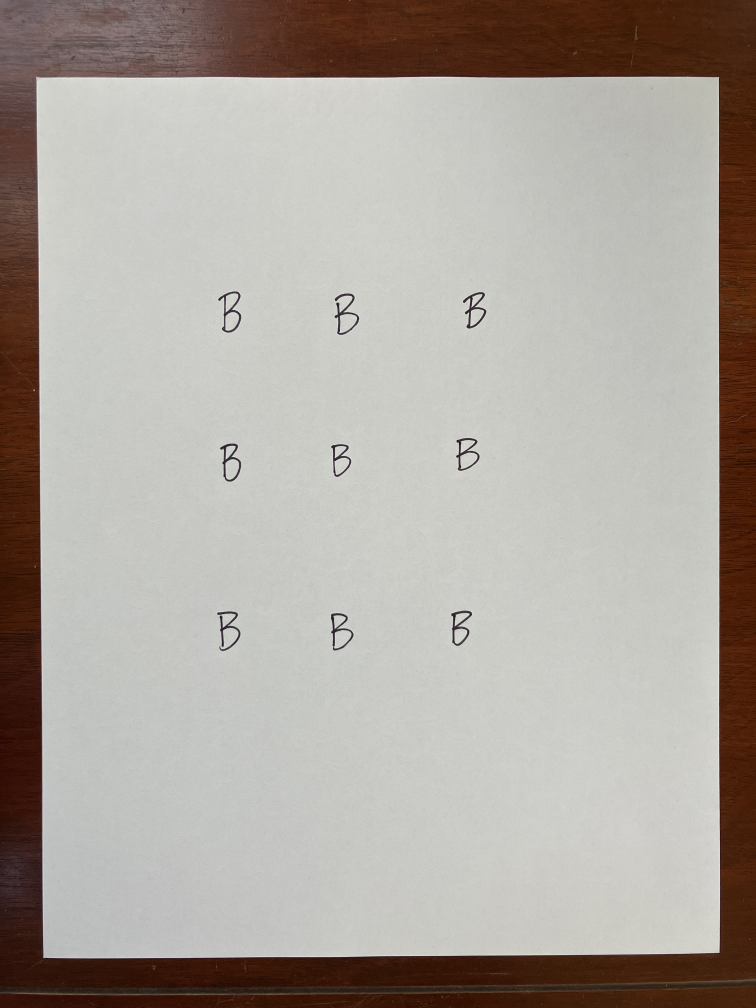
#> input picture data/raw_images/set1/IMG_5535.JPG, 3024 x 4032 px (shown at 1/4 size)
$ python letters_processor_adaptiveC_debug.py ../data/raw_images/set1/IMG_5535.JPG
#> lines starting #> are read from the running program, lines starting #| are printed output that depends on the picture; after the words box and inside, x2 and y2 are one past the last pixel; in counts of white or black regions, pixels touching at a corner belong together
#!/usr/bin/env python3
# -*- coding: utf-8 -*-

"""
Letter Image Processor

This script processes images of handwritten letters to:
1. Detect and isolate the paper from background
2. Find and draw bounding boxes around individual letters
3. Allow manual adjustment of bounding boxes
4. Export letter images in MNIST-like format (28x28, white on black)

Usage:
    python letters_processor.py [image_path]
"""

import cv2
import numpy as np
import os
import csv
import argparse
from datetime import datetime
import sys
import shutil

class LetterProcessor:
    """
    Main class for processing letter images and managing the interactive UI
    """

    def __init__(self, image_path, output_dir='data/processed_letters'):
        """
        Initialize the letter processor

        Args:
            image_path (str): Path to the input image
            output_dir (str): Directory to save processed images
        """
        self.image_path = image_path
        self.output_dir = output_dir
        self.original_image = None
        self.processed_image = None
        self.display_image = None
        self.paper_contour = None
        self.paper_mask = None
        self.bounding_boxes = []
        self.current_box = None
        self.dragging = False
        self.resizing = False
        self.selected_box_idx = -1
        self.resize_handle = None
        self.rotation_angle = 0
        self.letter_label = None
        self.window_name = "Letter Processor"
        self.scale_factor = 1.0  # For scaling between display and original image

        # Constants
        self.MNIST_SIZE = 28  # MNIST images are 28x28 pixels

    def load_image(self):
        """Load and perform initial processing of the image"""
        # Load image
        self.original_image = cv2.imread(self.image_path)
        if self.original_image is None:
            raise FileNotFoundError(f"Could not load image: {self.image_path}")

        # Create a copy for processing
        self.processed_image = self.original_image.copy()
        self.display_image = self.original_image.copy()

        # Resize if the image is too large for display
        max_display_dim = 1200
        h, w = self.original_image.shape[:2]
        if max(h, w) > max_display_dim:
            self.scale_factor = max_display_dim / max(h, w)
            new_w = int(w * self.scale_factor)
            new_h = int(h * self.scale_factor)
            self.display_image = cv2.resize(self.display_image, (new_w, new_h))

        print(f"Loaded image: {self.image_path} with dimensions {self.original_image.shape}")

    # [30 lines left out: functions crop_inside_contour, enhance_contrast, not called in this run]

    def get_paper_corners(self, contour):
        """
        Approximate the contour to 4 corners (for perspective transform).
        Returns a 4x2 numpy array of corner points (order: tl, tr, br, bl)
        """
        peri = cv2.arcLength(contour, True)
        approx = cv2.approxPolyDP(contour, 0.02 * peri, True)
        if len(approx) == 4:
            pts = approx.reshape(4, 2)
        else:
            # Fallback: use bounding box corners
            x, y, w, h = cv2.boundingRect(contour)
            pts = np.array([[x, y], [x + w, y], [x + w, y + h], [x, y + h]])
        # Order points: top-left, top-right, bottom-right, bottom-left
        s = pts.sum(axis=1)
        diff = np.diff(pts, axis=1)
        ordered = np.zeros((4, 2), dtype="float32")
        ordered[0] = pts[np.argmin(s)]      # top-left
        ordered[2] = pts[np.argmax(s)]      # bottom-right
        ordered[1] = pts[np.argmin(diff)]   # top-right
        ordered[3] = pts[np.argmax(diff)]   # bottom-left
        return ordered

    def warp_paper(self, image, corners):
        """
        Apply a perspective transform to get a top-down view of the paper.
        Returns the warped image.
        """
        (tl, tr, br, bl) = corners
        # Compute width and height of the new image
        widthA = np.linalg.norm(br - bl)
        widthB = np.linalg.norm(tr - tl)
        maxWidth = int(max(widthA, widthB))
        heightA = np.linalg.norm(tr - br)
        heightB = np.linalg.norm(tl - bl)
        maxHeight = int(max(heightA, heightB))
        dst = np.array([
            [0, 0],
            [maxWidth - 1, 0],
            [maxWidth - 1, maxHeight - 1],
            [0, maxHeight - 1]
        ], dtype="float32")
        M = cv2.getPerspectiveTransform(corners, dst)
        warped = cv2.warpPerspective(image, M, (maxWidth, maxHeight))
        return warped

    # [9 lines left out: function stretch_histogram, not called in this run]

    def detect_paper(self):
        """
        Detect the paper, crop it using a perspective transform, and prepare for letter detection.
        Save debug images at each step.
        """
        debug_dir = os.path.join('figures', 'debug')
        os.makedirs(debug_dir, exist_ok=True)
        # Step 1: Convert to grayscale
        gray = cv2.cvtColor(self.processed_image, cv2.COLOR_BGR2GRAY)
        cv2.imwrite(os.path.join(debug_dir, '01_gray.png'), gray)
        # Step 2: Blur and threshold to find paper
        blurred = cv2.GaussianBlur(gray, (5, 5), 0)
        _, thresh = cv2.threshold(blurred, 0, 255, cv2.THRESH_BINARY + cv2.THRESH_OTSU)
        cv2.imwrite(os.path.join(debug_dir, '02_thresh.png'), thresh)
        # Step 3: Find contours
        contours, _ = cv2.findContours(thresh, cv2.RETR_EXTERNAL, cv2.CHAIN_APPROX_SIMPLE)
        if not contours:
            print("No contours found for paper detection.")
            return
        paper_contour = max(contours, key=cv2.contourArea)
        self.paper_contour = paper_contour
        # Step 4: Find corners and warp
        corners = self.get_paper_corners(paper_contour)
        warped = self.warp_paper(self.original_image, corners)
        cv2.imwrite(os.path.join(debug_dir, '03_warped.png'), warped)
        # Step 4.5: Crop a margin from the edge to ensure table is excluded
        EDGE_MARGIN = 25  # pixels to crop from each edge (adjust as needed)
        h, w = warped.shape[:2]
        cropped_warped = warped[EDGE_MARGIN:h-EDGE_MARGIN, EDGE_MARGIN:w-EDGE_MARGIN]
        cv2.imwrite(os.path.join(debug_dir, '03b_cropped_warped.png'), cropped_warped)
        # Step 5: Grayscale and threshold the cropped warped image for detection
        warped_gray = cv2.cvtColor(cropped_warped, cv2.COLOR_BGR2GRAY)
        _, warped_thresh = cv2.threshold(warped_gray, 0, 255, cv2.THRESH_BINARY_INV + cv2.THRESH_OTSU)
        cv2.imwrite(os.path.join(debug_dir, '04_warped_thresh.png'), warped_thresh)
        # Store for use in letter detection
        self.processed_image = cv2.cvtColor(warped_gray, cv2.COLOR_GRAY2BGR)  # for UI
        self.letter_detection_image = warped_thresh  # for detection
        h, w = warped_gray.shape[:2]
        new_h, new_w = int(h * self.scale_factor), int(w * self.scale_factor)
        self.display_image = cv2.resize(self.processed_image, (new_w, new_h))
        print("Paper detected, warped, cropped inside edge, and thresholded for letter detection. Debug images saved in figures/debug/.")

    def auto_detect_letters(self):
        """
        Automatically detect letters in the image and create initial bounding boxes
        Uses adaptive thresholding and closing only for robust detection of open shapes (like 'C')
        """
        # Use the thresholded warped image for detection
        if hasattr(self, 'letter_detection_image'):
            gray = self.letter_detection_image
        else:
            gray = cv2.cvtColor(self.processed_image, cv2.COLOR_BGR2GRAY)
        # Adaptive thresholding for detection
        thresh_img = cv2.adaptiveThreshold(
            gray, 255, cv2.ADAPTIVE_THRESH_GAUSSIAN_C,
            cv2.THRESH_BINARY_INV, 11, 2
        )
        # Morphological closing only (dilate then erode)
        kernel = np.ones((3, 3), np.uint8)
        cleaned = cv2.morphologyEx(thresh_img, cv2.MORPH_CLOSE, kernel)
        # Find contours
        contours, _ = cv2.findContours(cleaned, cv2.RETR_EXTERNAL, cv2.CHAIN_APPROX_SIMPLE)
        # Filter contours by size to avoid noise
        img_area = thresh_img.shape[0] * thresh_img.shape[1]
        min_area = img_area * 0.001  # 0.1% of image area
        max_area = img_area * 0.1    # 10% of image area
        BOX_MARGIN = 18  # pixels to expand each bounding box (adjust as needed)
        letter_contours = [c for c in contours if min_area < cv2.contourArea(c) < max_area]
        # Create bounding boxes with margin
        self.bounding_boxes = []
        for contour in letter_contours:
            x, y, w, h = cv2.boundingRect(contour)
            x = max(0, x - BOX_MARGIN)
            y = max(0, y - BOX_MARGIN)
            w = min(thresh_img.shape[1] - x, w + 2 * BOX_MARGIN)
            h = min(thresh_img.shape[0] - y, h + 2 * BOX_MARGIN)
            self.bounding_boxes.append((x, y, w, h))
        print(f"Auto-detected {len(self.bounding_boxes)} potential letters (adaptive threshold + closing only)")
        # If no letters detected or too few, try to use the grid approach
        if len(self.bounding_boxes) < 5:  # We expect 9 letters
            print("Too few letters detected. Trying grid arrangement...")
            self.auto_arrange_grid()

    def process(self):
        """Run the full processing pipeline"""
        self.load_image()
        self.detect_paper()
        self.auto_detect_letters()
        self.run_ui()

    # [137 lines left out: functions mouse_callback, is_on_resize_handle, get_resize_handle, not called in this run]

    def run_ui(self):
        """Run the interactive UI for adjusting bounding boxes"""
        # Create window and set mouse callback
        cv2.namedWindow(self.window_name)
        cv2.setMouseCallback(self.window_name, self.mouse_callback)
        # Instructions
        print("\n=== Letter Processor UI Controls ===")
        print("Left-click and drag: Create new box or move selected box")
        print("Right-click or Control+click (Mac): Delete selected box")
        print("'r': Rotate image 90° clockwise")
        print("'l': Rotate image 90° counter-clockwise")
        print("'t': Rotate image 180° (flip)")
        print("'g': Auto-arrange 3x3 grid")
        print("'a'-'e': Assign letter label (A-E)")
        print("'s': Save processed letters")
        print("'d': Delete selected box (alternative to right-click)")
        print("'q' or ESC: Quit\n")
        # Main UI loop
        while True:
            # Create a copy of the display image to draw on
            img_display = self.display_image.copy()
            # Draw all bounding boxes
            for i, (x, y, w, h) in enumerate(self.bounding_boxes):
                # Scale coordinates for display
                disp_x = int(x * self.scale_factor)
                disp_y = int(y * self.scale_factor)
                disp_w = int(w * self.scale_factor)
                disp_h = int(h * self.scale_factor)
                color = (0, 255, 0) if i == self.selected_box_idx else (0, 0, 255)
                cv2.rectangle(img_display, (disp_x, disp_y), (disp_x + disp_w, disp_y + disp_h), color, 2)
                # Draw resize handles if box is selected
                if i == self.selected_box_idx:
                    # Draw corner handles
                    handle_radius = 5
                    corners = [
                        (disp_x, disp_y),               # Top-left
                        (disp_x + disp_w, disp_y),      # Top-right
                        (disp_x, disp_y + disp_h),      # Bottom-left
                        (disp_x + disp_w, disp_y + disp_h)  # Bottom-right
                    ]
                    for corner in corners:
                        cv2.circle(img_display, corner, handle_radius, (255, 0, 0), -1)
            # Show current letter label if set
            if self.letter_label:
                cv2.putText(
                    img_display, f"Label: {self.letter_label}",
                    (10, 30), cv2.FONT_HERSHEY_SIMPLEX, 1, (0, 255, 0), 2
                )
            # Display the image
            cv2.imshow(self.window_name, img_display)
            # Handle keyboard input
            key = cv2.waitKey(1) & 0xFF
            if key == 27 or key == ord('q'):  # ESC or 'q'
                break
            elif key == ord('r'):  # Rotate clockwise
                self.rotate_image(90)
                self.detect_paper()
                self.auto_detect_letters()
            elif key == ord('l'):  # Rotate counter-clockwise
                self.rotate_image(-90)
                self.detect_paper()
                self.auto_detect_letters()
            elif key == ord('t'):  # Rotate 180°
                self.rotate_image(180)
                self.detect_paper()
                self.auto_detect_letters()
            elif key == ord('g'):  # Auto-arrange grid
                self.auto_arrange_grid()
            elif key == ord('s'):  # Save
                self.save_letters()
            elif key == ord('d') and self.selected_box_idx >= 0:  # Delete selected box
                del self.bounding_boxes[self.selected_box_idx]
                self.selected_box_idx = -1
                print("Deleted selected box")
            elif key >= ord('a') and key <= ord('e'):  # Assign letter label
                self.letter_label = chr(key).upper()
                print(f"Set letter label to: {self.letter_label}")
        # Clean up
        cv2.destroyAllWindows()

def main():
    """Main function to parse arguments and run the processor"""
    parser = argparse.ArgumentParser(description='Process images of handwritten letters')
    parser.add_argument('image_path', nargs='?', help='Path to the input image')
    parser.add_argument('--output', '-o', default='data/processed_letters',
                        help='Directory to save processed images')
    args = parser.parse_args()

    # If no image path provided, show a file dialog
    image_path = args.image_path
    if not image_path:
        print("Please provide an image path as an argument")
        return

    try:
        processor = LetterProcessor(image_path, args.output)
        processor.process()
#> in load_image, self.original_image is the input picture: shape (4032, 3024, 3); mean B, G, R 158.5, 165.6, 172.3
#| Loaded image: ../data/raw_images/set1/IMG_5535.JPG with dimensions (4032, 3024, 3)
#> in detect_paper, `gray = cv2.cvtColor(self.processed_image, cv2.COLOR_BGR2GRAY)`:
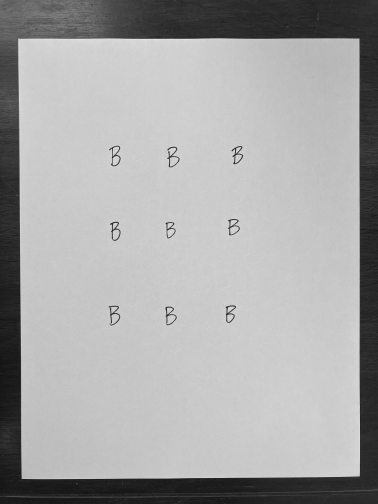
#> gray: shape (4032, 3024) (shown at 1/8 size); min 1, max 255, mean 166.8
#> in detect_paper, `_, thresh = cv2.threshold(blurred, 0, 255, cv2.THRESH_BINARY + cv2.THR..`:
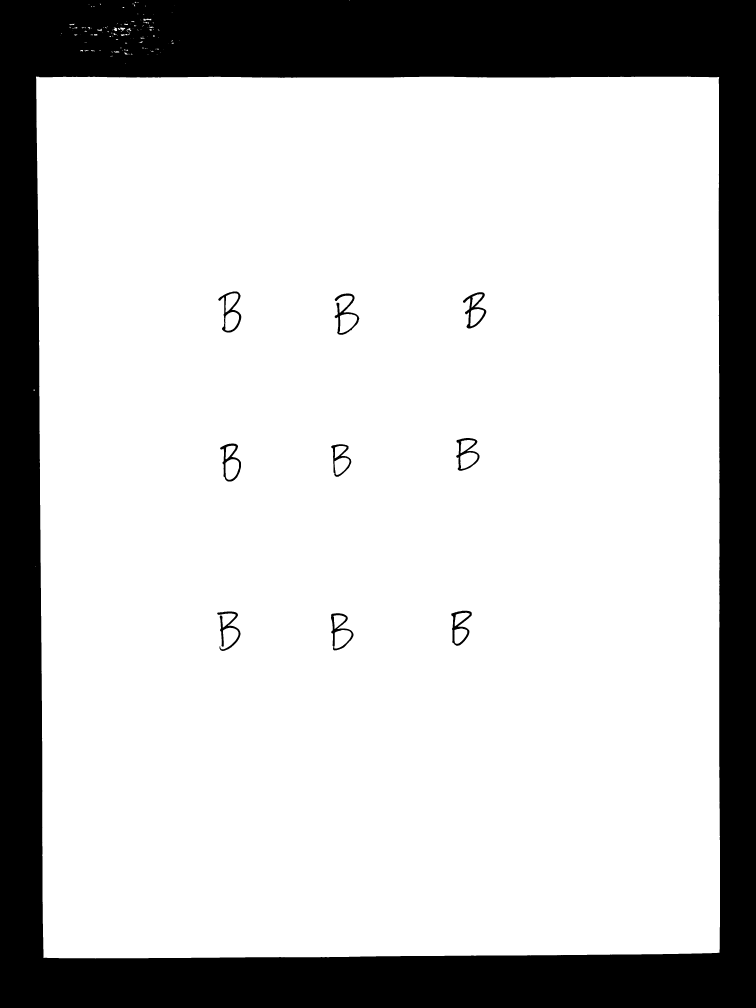
#> thresh: shape (4032, 3024) (shown at 1/4 size); 78.1% white; 11 black regions (1 under 20 px)
#> in detect_paper, `contours, _ = cv2.findContours(thresh, cv2.RETR_EXTERNAL, cv2.CHAIN_AP..`: contours = 138 contours, 110 with area under 20; largest, box (x1, y1, x2, y2) and area: (144, 306, 2880, 3834) 9546244, (481, 110, 501, 123) 118, (574, 73, 605, 83) 114, (454, 110, 468, 125) 107, (507, 113, 525, 125) 62
#> in detect_paper, `paper_contour = max(contours, key=cv2.contourArea)`: paper_contour = contour of 599 points, box (x1, y1, x2, y2) (144, 306, 2880, 3834), area 9546244
#> in detect_paper, `self.paper_contour = paper_contour`: self.paper_contour has the same summary as paper_contour
#> in get_paper_corners, `peri = cv2.arcLength(contour, True)`: peri = 12586.7
#> in get_paper_corners, `approx = cv2.approxPolyDP(contour, 0.02 * peri, True)`: approx = [[145, 306], [174, 3831], [2877, 3810], [2876, 309]]
#> in get_paper_corners, `pts = approx.reshape(4, 2)`: pts has the same summary as approx
#> in get_paper_corners, `s = pts.sum(axis=1)`: s = [451, 4005, 6687, 3185]
#> in get_paper_corners, `diff = np.diff(pts, axis=1)`: diff = [161, 3657, 933, -2567]
#> in detect_paper, `corners = self.get_paper_corners(paper_contour)`: corners = [[145, 306], [2876, 309], [2877, 3810], [174, 3831]]
#> in warp_paper, `(tl, tr, br, bl) = corners`: tl = [145, 306]; tr = [2876, 309]; br = [2877, 3810]; bl = [174, 3831]
#> in warp_paper, `widthA = np.linalg.norm(br - bl)`: widthA = 2703.1
#> in warp_paper, `widthB = np.linalg.norm(tr - tl)`: widthB = 2731
#> in warp_paper, `heightA = np.linalg.norm(tr - br)`: heightA = 3501
#> in warp_paper, `heightB = np.linalg.norm(tl - bl)`: heightB = 3525.1
#> in warp_paper, `maxHeight = int(max(heightA, heightB))`: maxHeight = 3525
#> in warp_paper, `dst = np.array([ [0, 0], [maxWidth - 1, 0], [maxWidth - 1, maxHeight -..`: dst = [[0, 0], [2730, 0], [2730, 3524], [0, 3524]]
#> in warp_paper, `M = cv2.getPerspectiveTransform(corners, dst)`: M = [[0.992, -0.00816, -141.3], [-0.00109, 0.988, -302.2], [-2.51e-06, -2.88e-06, 1]]
#> in auto_detect_letters, `thresh_img = cv2.adaptiveThreshold( gray, 255, cv2.ADAPTIVE_THRESH_GAU..`:
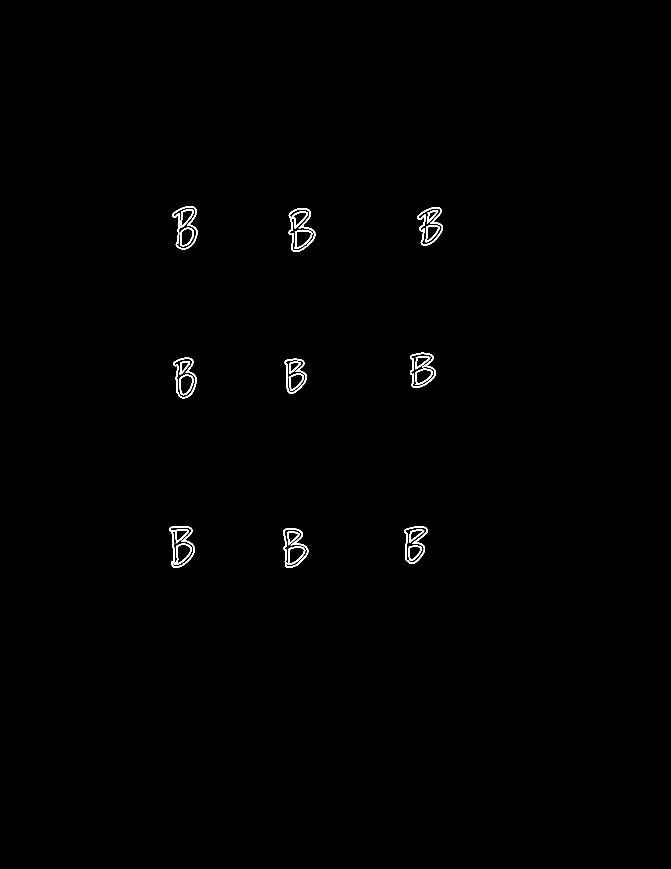
#> thresh_img: shape (3475, 2681) (shown at 1/4 size); 0.4% white; 25 white regions (1 under 20 px), largest, box (x1, y1, x2, y2) and area: (677, 2104, 779, 2272) 4508, (1155, 832, 1262, 1007) 3511, (1669, 828, 1772, 983) 2549
#> in auto_detect_letters, `contours, _ = cv2.findContours(cleaned, cv2.RETR_EXTERNAL, cv2.CHAIN_A..`: contours = 9 contours; largest, box (x1, y1, x2, y2) and area: (1155, 832, 1262, 1007) 12506, (677, 2104, 779, 2272) 11660, (689, 824, 790, 998) 11548, (1134, 2113, 1234, 2272) 10896, (1640, 1411, 1743, 1552) 10550
#> in auto_detect_letters, `letter_contours = [c for c in contours if min_area < cv2.contourArea(c..`: letter_contours = 8 contours; box (x1, y1, x2, y2) and area: (1155, 832, 1262, 1007) 12506, (677, 2104, 779, 2272) 11660, (689, 824, 790, 998) 11548, (1134, 2113, 1234, 2272) 10896, (1640, 1411, 1743, 1552) 10550, (693, 1431, 786, 1593) 10420, (1669, 828, 1772, 983) 9852, (1618, 2104, 1711, 2256) 9660
#> the loop in auto_detect_letters, `for contour in letter_contours:` made 8 passes
#> (x, y, w, h) on passes 1 to 4: (1116, 2095, 136, 195), (1600, 2086, 129, 188), (659, 2086, 138, 204), (675, 1413, 129, 198)
#> after the loop in auto_detect_letters, `for contour in letter_contours:`: self.bounding_boxes = [(1116, 2095, 136, 195), (1600, 2086, 129, 188), (659, 2086, 138, 204), (675, 1413, 129, 198), (1622, 1393, 139, 177), (1137, 814, 143, 211), (1651, 810, 139, 191), (671, 806, 137, 210)]
#| Auto-detected 8 potential letters (adaptive threshold + closing only)
#> the loop in run_ui, `for i, (x, y, w, h) in enumerate(self.bounding_boxes):` made 8 passes
#> (x, y, w, h, disp_x, disp_y, disp_w, disp_h) on passes 1 to 4: (1116, 2095, 136, 195, 332, 623, 40, 58), (1600, 2086, 129, 188, 476, 620, 38, 55), (659, 2086, 138, 204, 196, 620, 41, 60), (675, 1413, 129, 198, 200, 420, 38, 58)
#> after the loop in run_ui, `for i, (x, y, w, h) in enumerate(self.bounding_boxes):`:
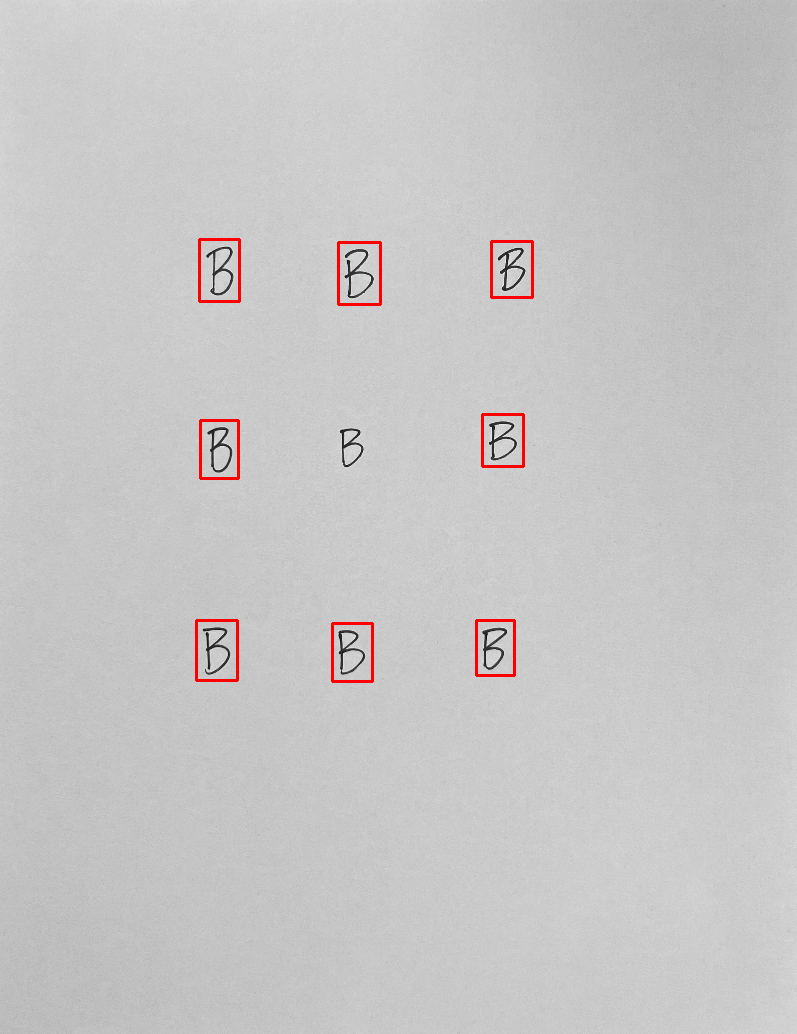
#> img_display: shape (1034, 797, 3); mean B, G, R 198.1, 198.1, 199.6
#> (key q is pressed here)
    except Exception as e:
        print(f"Error: {e}")
        return 1

    return 0

if __name__ == "__main__":
    sys.exit(main())
#> (the program exits here)
